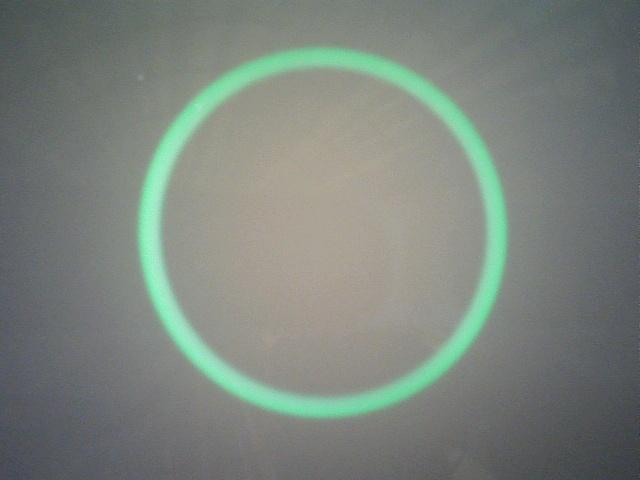
#> input picture pythonProject2/LED_OFF.jpg, 640 x 480 px
$ python otsu.py
#> lines starting #> are read from the running program, lines starting #| are printed output that depends on the picture; after the words box and inside, x2 and y2 are one past the last pixel; in counts of white or black regions, pixels touching at a corner belong together
# import required libraries
import cv2

# read the input image as a gray image
img = cv2.imread('LED_OFF.jpg',0)
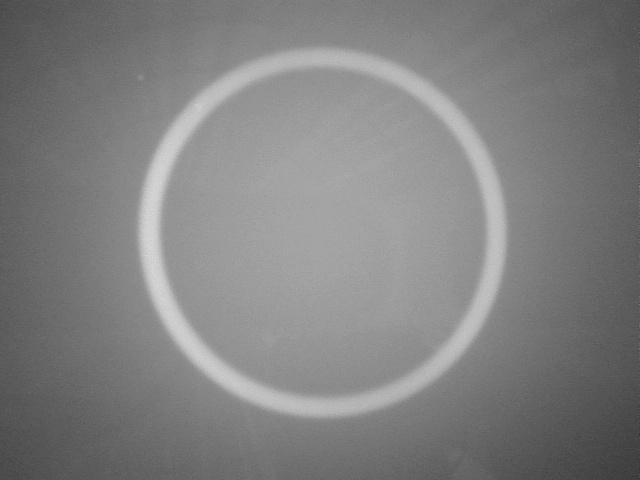
#> img: shape (480, 640); min 47, max 220, mean 128.4
img2 = cv2.imread('LED_ON.jpg', 0)
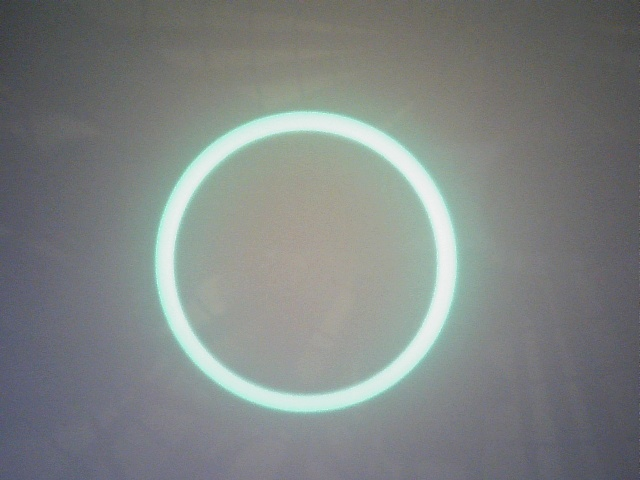
#> input picture pythonProject2/LED_ON.jpg, 640 x 480 px
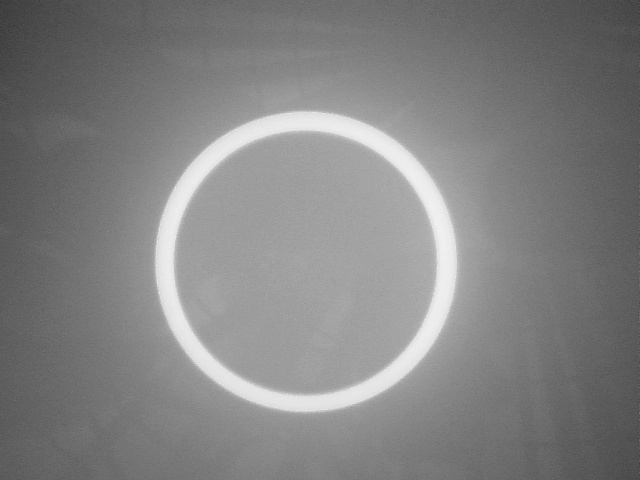
#> img2: shape (480, 640); min 54, max 243, mean 129.9

# Apply Otsu's thresholding
_,th = cv2.threshold(img,0,255,cv2.THRESH_BINARY+cv2.THRESH_OTSU)
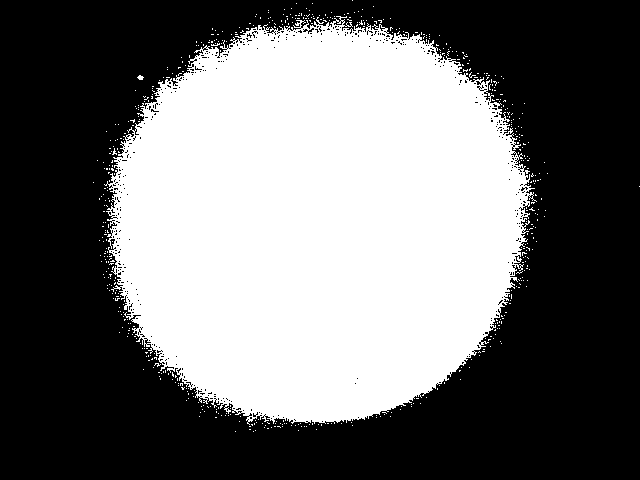
#> th: shape (480, 640); 43.3% white; 593 white regions (591 under 20 px), largest, box (x1, y1, x2, y2) and area: (104, 16, 537, 425) 131838, (137, 75, 144, 80) 23
_,th2 = cv2.threshold(img2,0,255,cv2.THRESH_BINARY+cv2.THRESH_OTSU)
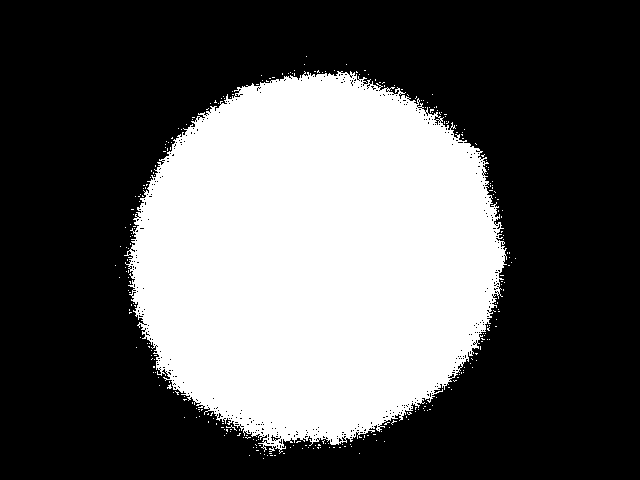
#> th2: shape (480, 640); 35% white; 302 white regions (301 under 20 px), largest, box (x1, y1, x2, y2) and area: (124, 71, 507, 454) 106780

# display the output image
cv2.imshow("Otsu's Thresholding", th)
cv2.imshow("Otsu's Thresholding 2", th2)

cv2.waitKey(0)
cv2.destroyAllWindows()
